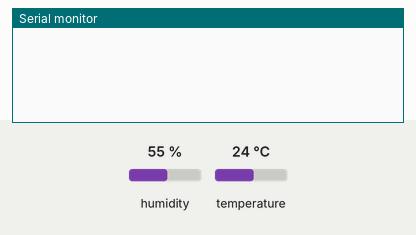
Bench run of a sketch on a simulated ESP32. Parts: the last lines printed to the serial monitor. Inputs (shaded band) come from the test bench; at power-on: humidity 55 %, temperature 24 °C.

Above: at 3.7 s.
3.8 s: humidity set to 22 %
At 12.9 s:
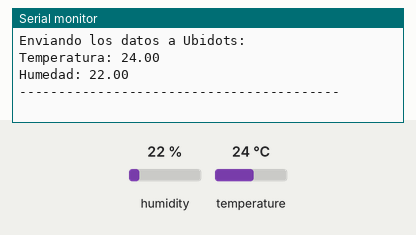
18.8 s: temperature set to 12 °C
At 23.7 s:
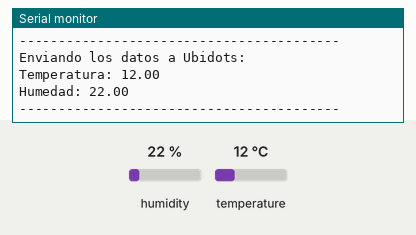
33.8 s: humidity set to 40 %
At 44.1 s:
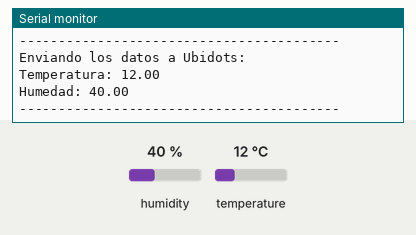

Measured:
- after the input at 3.8 s, the serial monitor: prints a new line after 8.7 s (image 1)
- after the input at 18.8 s, the serial monitor: prints a new line after 3.8 s (image 2)
- after the input at 33.8 s, the serial monitor: prints a new line after 8.9 s (image 3)

The sketch:

DHT22_LECTURA_TEM_HUM.ino
```cpp
#include <DHT.h>
#include "UbidotsEsp32Mqtt.h"          //Cargamos la librería DHT
#define DHTTYPE   DHT22   //Definimos el modelo del sensor (hay //otros DHT)
#define DHTPIN    2     // Se define el pin 2 del Arduino para conectar el sensor DHT11

DHT dht(DHTPIN, DHTTYPE, 22);

const char *UBIDOTS_TOKEN = "BBFF-mJErTxhd6IfCEAuHTPLYMxTFTI82zt";
const char *WIFI_SSID = "NotQuery";
const char *WIFI_PASS = "L4bLRD$@";
const char *DEVICE_LABEL = "esp32";
const char *VARIABLE_LABEL_1 = "temperatura";
const char *VARIABLE_LABEL_2 = "humedad";
const int PUBLISH_FREQUENCY = 5000;
int timer;

Ubidots ubidots(UBIDOTS_TOKEN);

void callback(char *topic, byte *payload, unsigned int length)
{
  Serial.print("Message arrived [");
  Serial.print(topic);
  Serial.print("] ");
  for (int i = 0; i < length; i++)
  {
    Serial.print((char)payload[i]);
  }
  Serial.println();
}
void setup()
{
  Serial.begin(9600);   //Se inicia la comunicación serial
  dht.begin();
  delay(1000);
  ubidots.connectToWifi(WIFI_SSID, WIFI_PASS);
  ubidots.setCallback(callback);
  ubidots.setup();
  ubidots.reconnect();
  timer = millis();
}
void loop()
{

if (!ubidots.connected())
  {
    ubidots.reconnect();
  }
  if (millis() - timer > PUBLISH_FREQUENCY)
  {
    /*Hacemos la medición de Temperatura y Humedad del sensor, y lo definimos en variables Float */
    float h = dht.readHumidity();
    float t = dht.readTemperature();

    /*Definimos que el valor de Temperatura será enviado por la variable 1, a la plataforma Ubidots*/
    ubidots.add(VARIABLE_LABEL_1, t);
    /*Definimos que el valor de Humedad será enviado por la variable 2, a la plataforma Ubidots*/
    ubidots.add(VARIABLE_LABEL_2, h);
    /*Hacemos la publicación de los datos en el dispositivo definido*/
    ubidots.publish(DEVICE_LABEL);
    /*Para mostrar los datos, los imprimimos en el terminal Serial*/
    Serial.println("Enviando los datos a Ubidots: ");
    Serial.println("Temperatura: " + String(t));
    Serial.println("Humedad: " + String(h));
    Serial.println("-----------------------------------------");
    timer = millis();
  }
  /*Agregamos un delay de 10 segundos para el envío, y que luego de este tiempo, se proceda a reiniciar el bucle*/
  delay(10000);
  ubidots.loop();

   //Se espera 2 segundos para seguir leyendo datos
}
```
